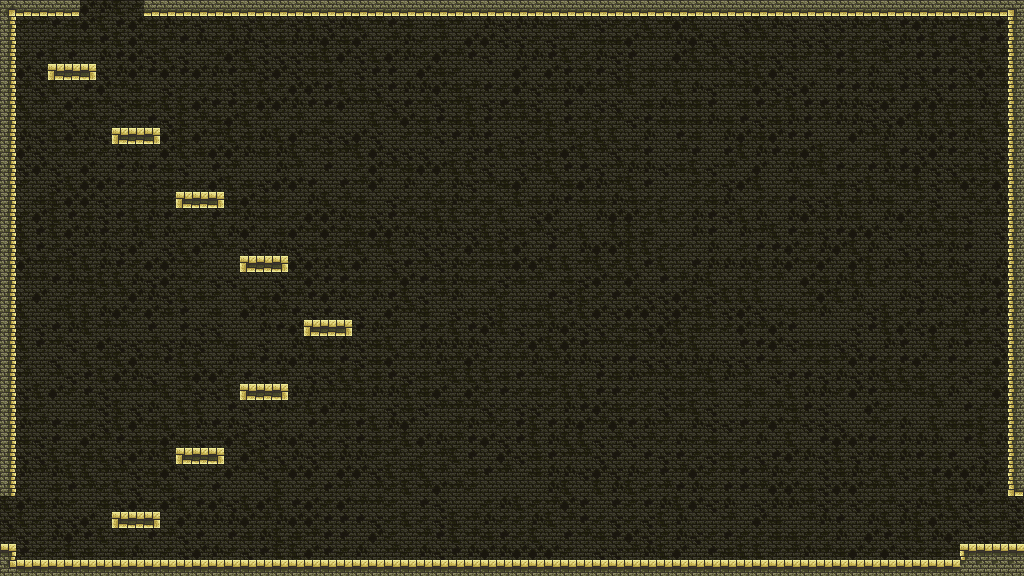

The image is a tile-based game level rendered from a .tmx file. Its description and source (layers, tilesets, objects; grid data summarised) follow:
An orthogonal 64x36 tile map with 16x16 px tiles, 2 tile layers (Background, Walls) and 3 objects.

<map version="1.4" tiledversion="1.4.1" orientation="orthogonal" renderorder="right-down" width="64" height="36" tilewidth="16" tileheight="16" infinite="0" nextlayerid="4" nextobjectid="6">
 <tileset firstgid="1" source="../gamedevmarket/5e2cbce57025549152274cf3a95ee676/ForgottenDungeonRecolor.tsx" />
 <layer id="2" name="Background" width="64" height="36">
  <data>[2304 cells, 2304 non-empty, 9 distinct tile ids]</data>
 </layer>
 <layer id="1" name="Walls" width="64" height="36">
  <data>[2304 cells, 213 non-empty, 20 distinct tile ids]</data>
 </layer>
 <objectgroup id="3" name="Boxes">
  <object id="1" gid="100" x="1008" y="544" width="16" height="16" />
  <object id="2" gid="100" x="1008" y="528" width="16" height="16" />
  <object id="3" gid="100" x="1008" y="512" width="16" height="16" />
 </objectgroup>
</map>
